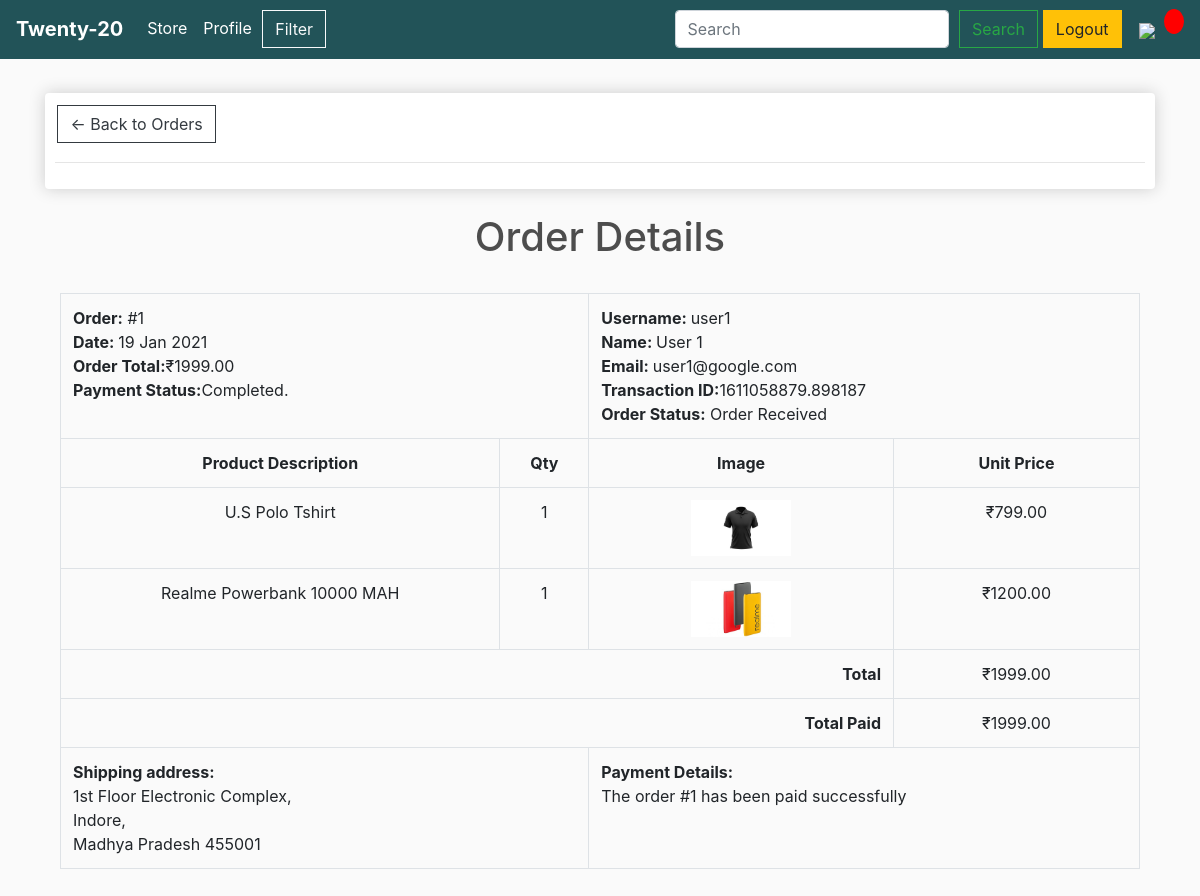
Page /order/1 (signed in) on the committed database.
### store/models.py (models this page shows, shortened)
class Order(models.Model):
    customer = models.ForeignKey(
        Customer,
        on_delete=models.SET_NULL,
        null=True,
        blank=True)
    emailAddress = models.EmailField(max_length=250, blank=False)
    date_ordered = models.DateTimeField(auto_now_add=True)
    complete = models.BooleanField(default=False)
    transaction_id = models.CharField(max_length=100, null=True)
    status = models.CharField(
        max_length=20,
        choices=ORDER_STATUS,
        default='Order Initiated',
    )
    @property
    def get_cart_total(self):
        orderitems = self.orderitem_set.all()
        total = sum([item.get_total for item in orderitems])
        return total

class OrderItem(models.Model):
    product = models.ForeignKey(Product, on_delete=models.SET_NULL, null=True)
    order = models.ForeignKey(Order, on_delete=models.SET_NULL, null=True)
    quantity = models.IntegerField(default=0, null=True, blank=True)
    date_added = models.DateTimeField(auto_now_add=True)
    @property
    def get_total(self):
        total = self.product.price * self.quantity
        return total

class Product(models.Model):
    name = models.CharField(max_length=200)
    category = models.ForeignKey(Category, on_delete=models.CASCADE, null=False, blank=True)
    price = models.FloatField()
    description = models.TextField(blank=True)
    digital = models.BooleanField(default=False, null=True, blank=True)
    image = models.ImageField(null=True, blank=True)
    @property
    def imageURL(self):
        try:
            url = self.image.url
        except BaseException:
            url = ''
        return url

class ShippingAddress(models.Model):
    customer = models.ForeignKey(
        Customer, on_delete=models.SET_NULL, null=True)
    order = models.ForeignKey(Order, on_delete=models.SET_NULL, null=True)
    address = models.CharField(max_length=200, null=False)
    city = models.CharField(max_length=200, null=False)
    state = models.CharField(max_length=200, null=False)
    zipcode = models.CharField(max_length=200, null=False)
    date_added = models.DateTimeField(auto_now_add=True)

### store/views.py (the view)
# urls.py: path('order/<int:order_id>', ViewOrder.as_view(), name='order_detail'),
class ViewOrder(View, LoginRequiredMixin):
    def get(self, request, order_id):
        email = str(request.user.email)
        order = Order.objects.get(id=order_id, emailAddress=email)
        order_items = OrderItem.objects.filter(order=order)
        shipping = ShippingAddress.objects.get(order__id=order_id)
        context = {'order': order, 'order_items': order_items, 'shipping':shipping}
        return render(request, 'store/order_detail.html', context)

### store/templates/store/order_detail.html
{% extends 'store/main.html' %}
{% load static %}
{% block content %}
<div class="row">
    <div class="col-lg-12">
        <div class="box-element">
            <a class="btn btn-outline-dark" href="{% url 'order_history' %}">&#x2190; Back to Orders</a>
            <hr>
        </div>
        <div class="container">
            <div class="text-center">
                <br>
                <h1 class="text-center product_title">
                    Order Details
                </h1>
                <br>
                <table class="table table-bordered">
                    <tr>
                        <td class="text-left" colspan="2">
                            <strong>Order:</strong> #{{ order.id }}
                            <br>
                            <strong>Date: </strong>{{ order.date_ordered|date:"d M Y" }}
                            <br>
                            <strong>Order Total:</strong>&#x20B9;{{ order.get_cart_total|floatformat:2 }}
                            <br>
                            <strong>Payment Status:</strong>Completed.
                        </td>
                        <td class="text-left" colspan="2">
                            <strong>Username: </strong>{{user.username}}
                            <br>
                            <strong>Name: </strong>{{user.first_name}} {{user.last_name}}
                            <br>
                            <strong>Email: </strong>{{user.email}}
                            <br>
                            <strong>Transaction ID:</strong>{{order.transaction_id}}
                            <br>
                            <strong>Order Status:</strong> {{ order.status }}
                        </td>
                    </tr>
                    <tr>
                        <td><b>Product Description</b></td>
                        <td><b>Qty</b></td>
                        <td><b>Image</b></td>
                        <td><b>Unit Price</b></td>
                    </tr>
                    {% for item in order_items %}
                    <tr>
                        <td>{{ item.product.name }}</td>
                        <td>{{ item.quantity }}</td>
                        <td><img class="row-image" src="{{item.product.imageURL}}"></td>
                        <td>&#x20B9;{{item.product.price|floatformat:2}}</td>
                    </tr>
                    {% endfor %}
                    <tr>
                        <td class="text-right" colspan="3"><b>Total</b></td>
                        <td>&#x20B9;{{ order.get_cart_total|floatformat:2 }}</td>
                    </tr>
                    <tr>
                        <td class="text-right" colspan="3"><b>Total Paid</b></td>
                        <td>&#x20B9;{{ order.get_cart_total|floatformat:2 }}</td>
                    </tr>
                    <tr>
                        <td class="text-left" colspan="2">
                            <b>Shipping address:</b> <br>
                            {{shipping.address}}, <br>
                            {{shipping.city}}, <br>
                            {{shipping.state}}
                            {{shipping.zipcode}}
                        </td>
                        <td class="text-left" colspan="2">
                            <b>Payment Details:</b> <br>
                            The order #{{ order.id }} has been paid successfully
                        </td>
                    </tr>
                </table>
            </div>
        </div>
        <br>
        <br>
    </div>
</div>
{% endblock content %}

### static/css/main.css (style rules this page uses)
body { background-color: hsl(0, 0%, 98%); }
h1,h2,h3,h4,h5,h6 { color:hsl(0, 0%, 30%); }
.box-element { box-shadow:hsl(0, 0%, 80%) 0 0 16px; background-color: #fff; border-radius: 4px; padding: 10px; }
.col-lg-4, .col-lg-6, .col-lg-8, .col-lg-12 { margin-top: 10px; }
.btn { border-radius: 0; margin: 0.15rem; }
.row-image { width: 100px; }

### rows in the picture
Order: id "1", date_ordered "19 Jan 2021", get_cart_total "1999.00", transaction_id "1611058879.898187", status "Order Received"
OrderItem: product.name "U.S Polo Tshirt", quantity "1", product.imageURL (picture), product.price "799.00"
OrderItem: product.name "Realme Powerbank 10000 MAH", quantity "1", product.imageURL (picture), product.price "1200.00"
ShippingAddress: address "1st Floor Electronic Complex", city "Indore", state "Madhya Pradesh", zipcode "455001"

### other values in the picture
{{ user.username }} "user1"
{{ user.first_name }} "User"
{{ user.last_name }} "1"
{{ user.email }} "user1@google.com"
